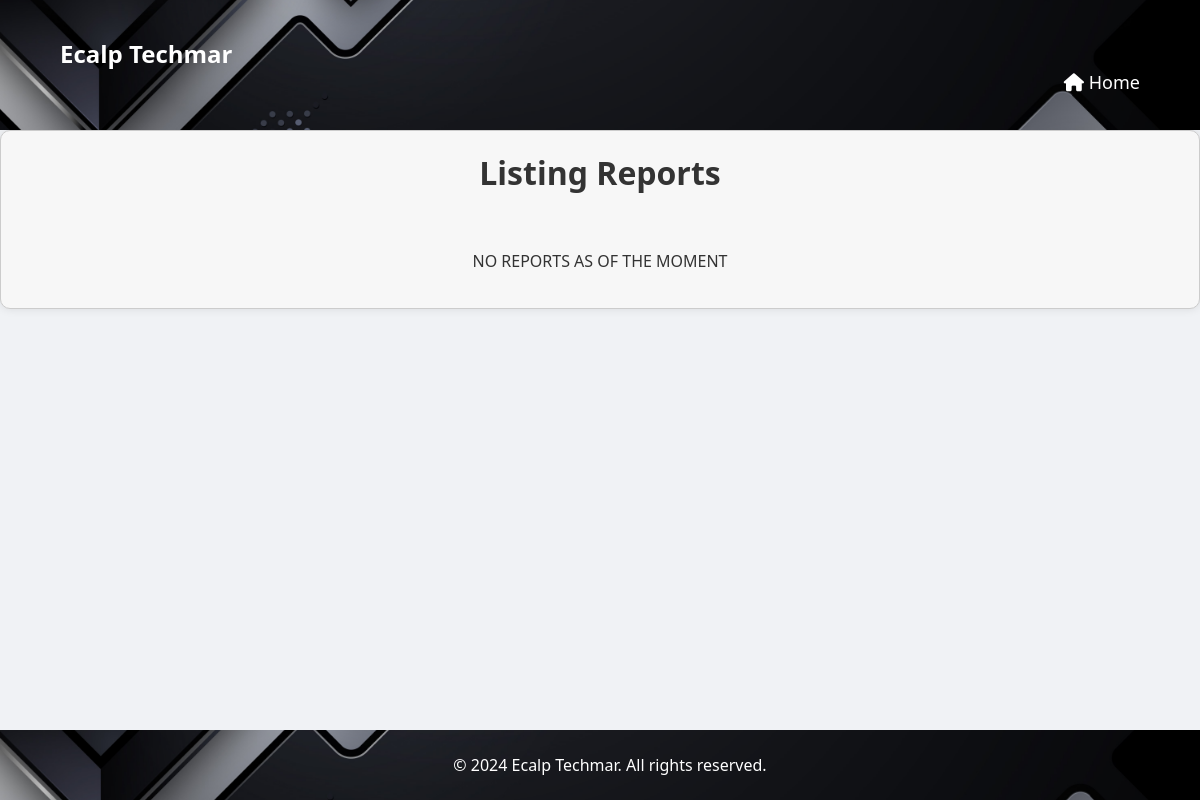
Before: /listing_reports/ (signed in) with the older database file.
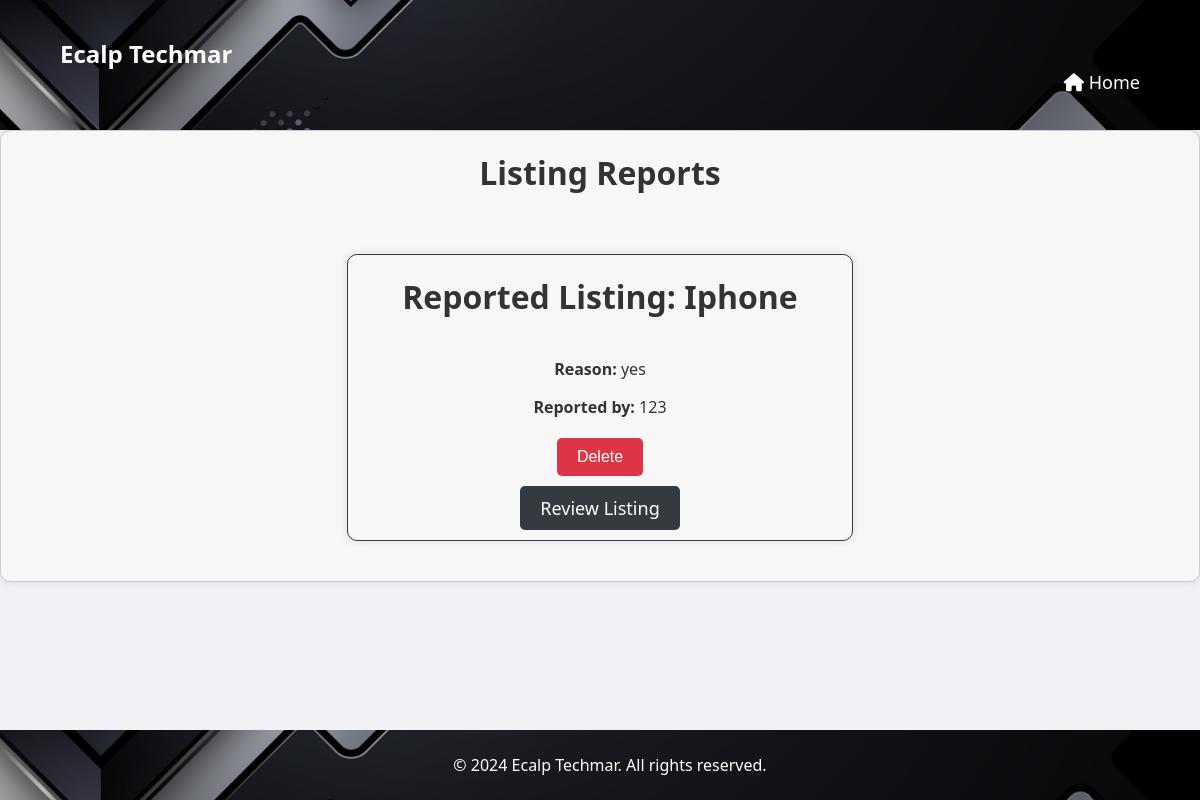
After: the same page with the newer database file.
### newsfeed/models.py (models this page shows, shortened)
class Report(models.Model):
    product = models.ForeignKey(Product, on_delete=models.CASCADE)
    user = models.ForeignKey(User, on_delete=models.CASCADE)
    reason = models.TextField()
    created_at = models.DateTimeField(auto_now_add=True)
    class Meta:
        verbose_name = 'Listing Report'
        verbose_name_plural = 'Listing Reports'

class Product(models.Model):
    title = models.CharField(max_length=255)
    description = models.TextField()
    price = models.DecimalField(max_digits=10, decimal_places=2)
    image = models.ImageField(upload_to='products/')
    mobile_number = models.CharField(max_length=20)
    location = models.CharField(max_length=255)
    user = models.ForeignKey(User, on_delete=models.CASCADE)
    created_at = models.DateTimeField(auto_now_add=True)
    category = models.CharField(max_length=50, choices=[('Electronics', 'Electronics'), ('Fashion and Beauty', 'Fashion and Beauty'), ('Home and Garden', 'Home and Garden'), ('Sports and Leisure', 'Sports and Leisure'), ('Others', 'Others')], default='Others')
    is_active = models.BooleanField(default=True)
    deleted_at = models.DateTimeField(null=True, blank=True)

### custom_admin/views.py (the view)
# urls.py: path('listing_reports/', views.listing_reports, name='listing_reports'),
@login_required
@user_passes_test(is_staff)
def listing_reports(request):
    reports = Report.objects.all()
    return render(request, 'listing_reports.html', {'reports': reports})

### custom_admin/views.py (called while the page is built)
def is_staff(user):
    return user.is_staff or user.is_superuser

### custom_admin/templates/listing_reports.html (shortened to what this page needs)
<!DOCTYPE html>
<html lang="en">
<head>
    {% load static %}
    <link rel="stylesheet" href="{% static 'main/styles.css' %}">
    <link rel="stylesheet" href="https://cdnjs.cloudflare.com/ajax/libs/font-awesome/6.0.0-beta3/css/all.min.css">
</head>
<body>
    <header>
    <div class="container">
        <h1 class="logo">Ecalp Techmar</h1>
        <nav>
            <ul>
                  <li><a href="{% url 'custom_admin:admin_dashboard' %}"><i class="fas fa-home"></i> Home</a></li>
            </ul>
        </nav>
    </div>
</header>
<section id="listing-reports">
    <h2>Listing Reports</h2>
    <div class="reports">
        {% if reports %}
            {% for report in reports %}
                <div class="report">
                    <h2>Reported Listing: {{ report.product.title }}</h2>
                    <div class="report-details">
                        <p><strong>Reason:</strong> {{ report.reason }}</p>
                        <p><strong>Reported by:</strong> {{ report.user.username }}</p>
                    </div>
                    <div class="button-group">
                        <div class="delete-button-container">
                            <button class="new-delete-button">
                                <a href="{% url 'custom_admin:delete_listing_report' report.pk %}" onclick="return confirm('Are you sure you want to delete this report?')">
                                    Delete
                                </a>
                            </button>
                        </div>
                        <a href="{% url 'newsfeed:listing_detail' report.product.pk %}" class="btn btn-primary">Review Listing</a>
                    </div>
                </div>
            {% endfor %}
        {% else %}
            <p>NO REPORTS AS OF THE MOMENT</p>
        {% endif %}
    </div>
</section>
     <footer>
        <div class="container">
            <div class="footer-content">
                <p style="text-align: center; width: 100%;">&copy; 2024 Ecalp Techmar. All rights reserved.</p>
            </div>
        </div>
    </footer>
</body>
</html>

Changed rows visible on the page:
added Report: product "Iphone", reason "yes", user.username "123"
Other visible differences:
text no longer shown: "NO REPORTS AS OF THE MOMENT"
